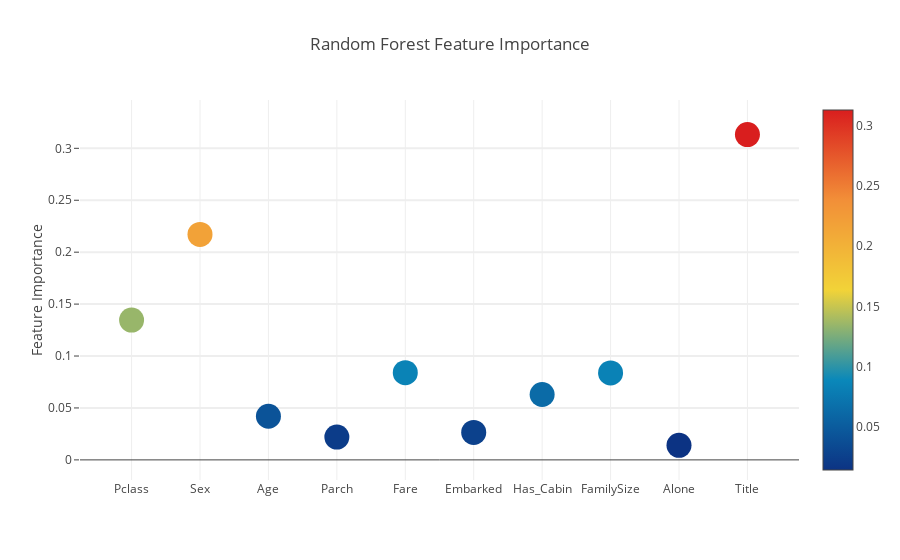
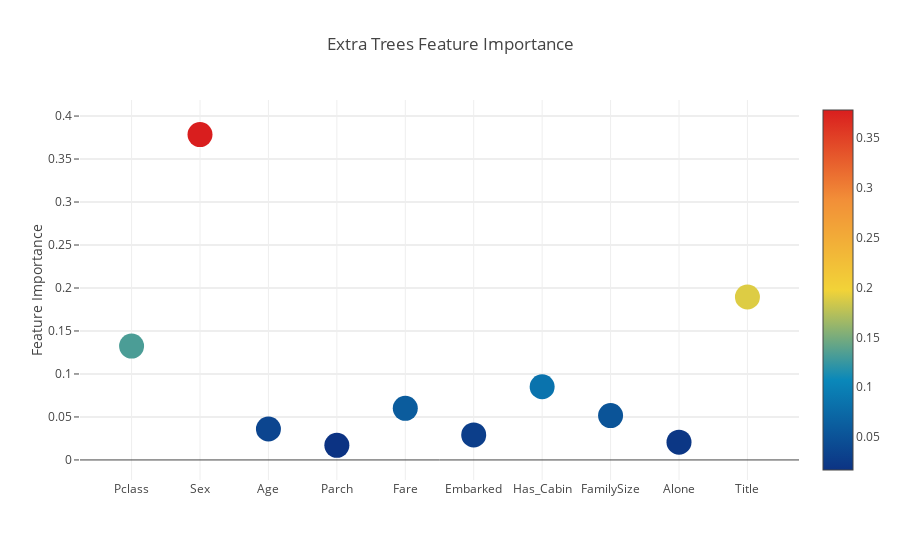
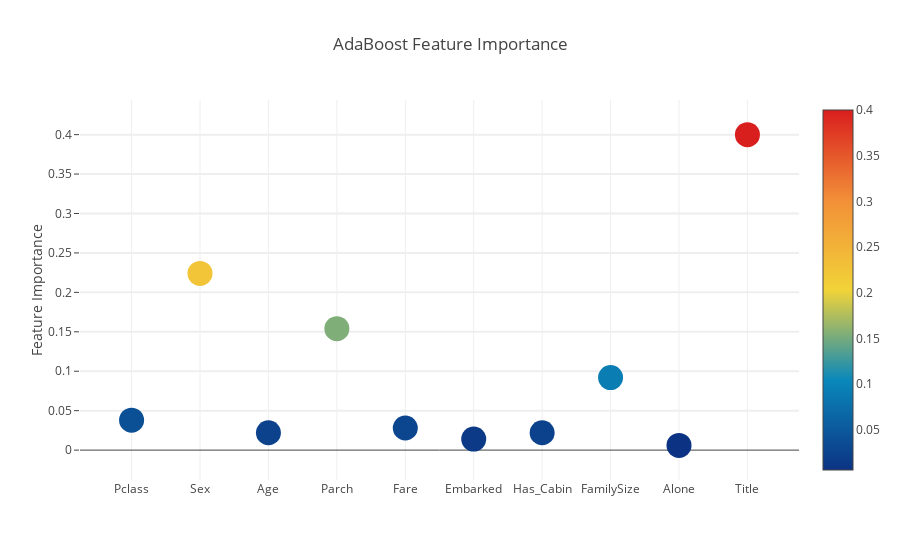
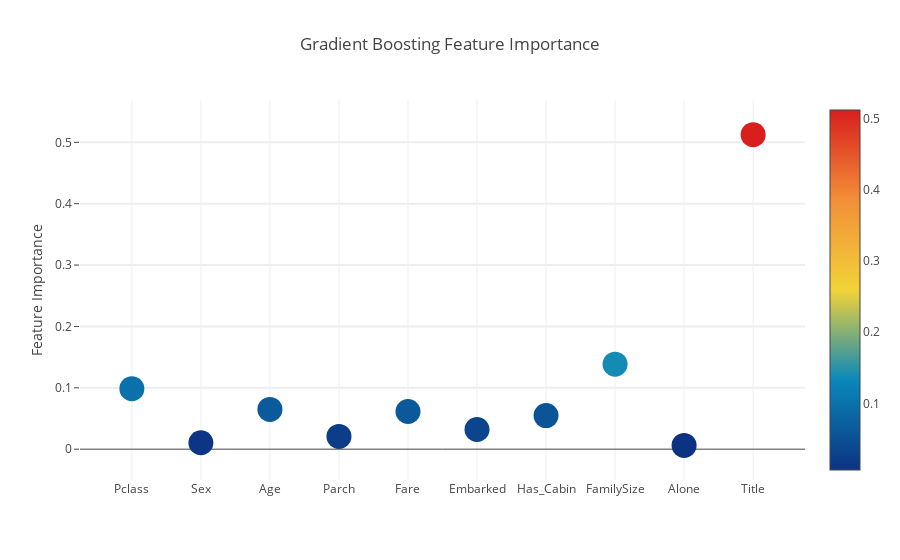

These figures' notebook cell, in order:
### Code cell
# 
trace = go.Scatter(
y=feature_dataframe["Random Forest feature importances"].values,
x=feature_dataframe["features"].values,
mode="markers",
marker=dict(sizemode="diameter", sizeref=1, size=25, 
           color=feature_dataframe["Random Forest feature importances"]. values,
           colorscale="Portland",
           showscale=True),
text=feature_dataframe["features"].values)
data = [trace]

layout = go.Layout(
autosize=True,
title="Random Forest Feature Importance",
hovermode="closest",
yaxis=dict(title="Feature Importance", ticklen=5, gridwidth=2),
showlegend=False)

fig = go.Figure(data=data, layout=layout)
py.iplot(fig, filename="scatter2010")

# 
trace = go.Scatter(
y=feature_dataframe["Extra Trees feature importances"].values,
x=feature_dataframe["features"].values,
mode="markers",
marker=dict(sizemode="diameter", sizeref=1, size=25, 
           color=feature_dataframe["Extra Trees feature importances"].values,
           colorscale="Portland",
           showscale=True),
text=feature_dataframe["features"].values
)
data = [trace]

layout = go.Layout(
autosize=True,
title="Extra Trees Feature Importance",
hovermode="closest",
yaxis=dict(title="Feature Importance", ticklen=5, gridwidth=2),
showlegend=False)

fig = go.Figure(data=data, layout=layout)
py.iplot(fig, filename="scatter2010")

# 
trace = go.Scatter(
y=feature_dataframe["AdaBoost feature importances"].values,
x=feature_dataframe["features"].values,
mode="markers",
marker=dict(sizemode="diameter", sizeref=1, size=25, 
           color=feature_dataframe["AdaBoost feature importances"].values,
           colorscale="Portland",
           showscale=True),
text=feature_dataframe["features"].values
)
data = [trace]

layout = go.Layout(
autosize=True,
title="AdaBoost Feature Importance",
hovermode="closest",
yaxis=dict(title="Feature Importance", ticklen=5, gridwidth=2),
showlegend=False)

fig = go.Figure(data=data, layout=layout)
py.iplot(fig, filename="scatter2010")

# 
trace = go.Scatter(
y=feature_dataframe["Gradient Boost feature importances"].values,
x=feature_dataframe["features"].values,
mode="markers",
marker=dict(sizemode="diameter", sizeref=1, size=25, 
           color=feature_dataframe["Gradient Boost feature importances"].values,
           colorscale="Portland",
           showscale=True),
text=feature_dataframe["features"].values
)
data = [trace]

layout = go.Layout(
autosize=True,
title="Gradient Boosting Feature Importance",
hovermode="closest",
yaxis=dict(title="Feature Importance", ticklen=5, gridwidth=2),
showlegend=False)

fig = go.Figure(data=data, layout=layout)
py.iplot(fig, filename="scatter2010")

### Figure 1 — Plotly figure (JSON) as saved in the notebook; plotly's stock layout.template omitted (floating-point values rounded to 4 significant figures)
{"data": [{"marker": {"color": [0.1346, 0.2171, 0.04203, 0.02199, 0.084, 0.02644, 0.06295, 0.08371, 0.01397, 0.3132], "colorscale": "Portland", "showscale": true, "size": 25, "sizemode": "diameter", "sizeref": 1}, "mode": "markers", "text": ["Pclass", "Sex", "Age", "Parch", "Fare", "Embarked", "Has_Cabin", "FamilySize", "Alone", "Title"], "type": "scatter", "uid": "5f7ad955-0a32-491b-9bad-ae8f9dea804c", "x": ["Pclass", "Sex", "Age", "Parch", "Fare", "Embarked", "Has_Cabin", "FamilySize", "Alone", "Title"], "y": [0.1346, 0.2171, 0.04203, 0.02199, 0.084, 0.02644, 0.06295, 0.08371, 0.01397, 0.3132]}], "layout": {"autosize": true, "hovermode": "closest", "showlegend": false, "title": {"text": "Random Forest Feature Importance"}, "yaxis": {"gridwidth": 2, "ticklen": 5, "title": {"text": "Feature Importance"}}}}

### Figure 2 — Plotly figure (JSON) as saved in the notebook; plotly's stock layout.template omitted (floating-point values rounded to 4 significant figures)
{"data": [{"marker": {"color": [0.1325, 0.3784, 0.03602, 0.01695, 0.06005, 0.0291, 0.08516, 0.05157, 0.02073, 0.1896], "colorscale": "Portland", "showscale": true, "size": 25, "sizemode": "diameter", "sizeref": 1}, "mode": "markers", "text": ["Pclass", "Sex", "Age", "Parch", "Fare", "Embarked", "Has_Cabin", "FamilySize", "Alone", "Title"], "type": "scatter", "uid": "2b60ef46-02fa-4d70-8f23-25a720c6fd0a", "x": ["Pclass", "Sex", "Age", "Parch", "Fare", "Embarked", "Has_Cabin", "FamilySize", "Alone", "Title"], "y": [0.1325, 0.3784, 0.03602, 0.01695, 0.06005, 0.0291, 0.08516, 0.05157, 0.02073, 0.1896]}], "layout": {"autosize": true, "hovermode": "closest", "showlegend": false, "title": {"text": "Extra Trees Feature Importance"}, "yaxis": {"gridwidth": 2, "ticklen": 5, "title": {"text": "Feature Importance"}}}}

### Figure 3 — Plotly figure (JSON) as saved in the notebook; plotly's stock layout.template omitted (floating-point values rounded to 4 significant figures)
{"data": [{"marker": {"color": [0.038, 0.224, 0.022, 0.154, 0.028, 0.014, 0.022, 0.092, 0.006, 0.4], "colorscale": "Portland", "showscale": true, "size": 25, "sizemode": "diameter", "sizeref": 1}, "mode": "markers", "text": ["Pclass", "Sex", "Age", "Parch", "Fare", "Embarked", "Has_Cabin", "FamilySize", "Alone", "Title"], "type": "scatter", "uid": "82bb7a55-290f-4c6c-a497-91a737b321f9", "x": ["Pclass", "Sex", "Age", "Parch", "Fare", "Embarked", "Has_Cabin", "FamilySize", "Alone", "Title"], "y": [0.038, 0.224, 0.022, 0.154, 0.028, 0.014, 0.022, 0.092, 0.006, 0.4]}], "layout": {"autosize": true, "hovermode": "closest", "showlegend": false, "title": {"text": "AdaBoost Feature Importance"}, "yaxis": {"gridwidth": 2, "ticklen": 5, "title": {"text": "Feature Importance"}}}}

### Figure 4 — Plotly figure (JSON) as saved in the notebook; plotly's stock layout.template omitted (floating-point values rounded to 4 significant figures)
{"data": [{"marker": {"color": [0.09856, 0.01046, 0.06481, 0.02082, 0.06138, 0.03205, 0.05468, 0.1385, 0.006193, 0.5126], "colorscale": "Portland", "showscale": true, "size": 25, "sizemode": "diameter", "sizeref": 1}, "mode": "markers", "text": ["Pclass", "Sex", "Age", "Parch", "Fare", "Embarked", "Has_Cabin", "FamilySize", "Alone", "Title"], "type": "scatter", "uid": "ed9866b8-1a6c-4795-894c-4e8aa7a2d5a2", "x": ["Pclass", "Sex", "Age", "Parch", "Fare", "Embarked", "Has_Cabin", "FamilySize", "Alone", "Title"], "y": [0.09856, 0.01046, 0.06481, 0.02082, 0.06138, 0.03205, 0.05468, 0.1385, 0.006193, 0.5126]}], "layout": {"autosize": true, "hovermode": "closest", "showlegend": false, "title": {"text": "Gradient Boosting Feature Importance"}, "yaxis": {"gridwidth": 2, "ticklen": 5, "title": {"text": "Feature Importance"}}}}
